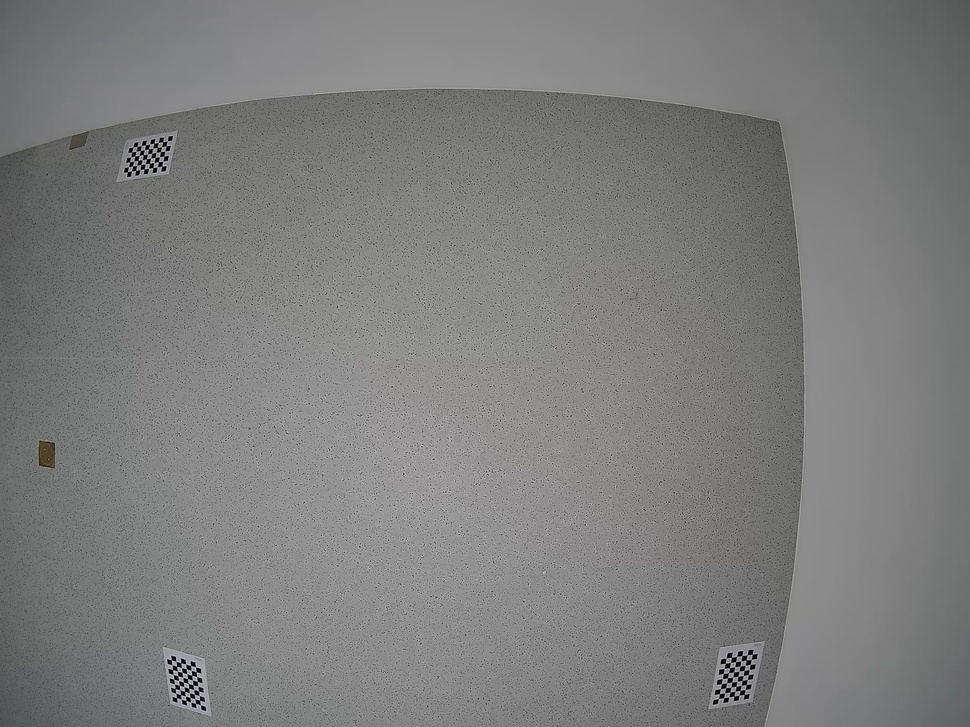
#> input picture etc/ImageStitching/archive/ManualCalibrationImages/Cam1.jpg, 970 x 727 px, shrunk from 2560 x 1920 before the run; its folder holds only this picture in this run
$ python image_stitching2.py
#> lines starting #> are read from the running program, lines starting #| are printed output that depends on the picture
import cv2
import numpy as np
import os
import matplotlib.pyplot as plt
from matplotlib.widgets import Button
import pickle

class ChessboardMatcher:
    # [45 lines left out: functions __init__, detect_chessboard_corners, plot_corners, not called in this run]

    def accept_corners(self, event):
        self.selected_corners.append((self.corners1, self.corners2))
        self.next_corners()

    def reject_corners(self, event):
        self.next_corners()

    def next_corners(self):
        plt.close()

def load_calibration_data(camera_folder):
#> called with camera_folder = 'Camera_1'
    data = np.load(os.path.join(camera_folder, 'calibration_data.npz'))
#> (reads etc/ImageStitching/archive/test/calibration_data.npz from the repository)
#> in compute_and_save_homographies, img is the input picture: shape (727, 970, 3); mean B, G, R 125.6, 126.2, 125.8
    return data['mtx'], data['dist']

def undistort_image(img, mtx, dist):
    h, w = img.shape[:2]
#> h = 727; w = 970
    newcameramtx, roi = cv2.getOptimalNewCameraMatrix(mtx, dist, (w, h), 1, (w, h))
#> roi = (469, 334, 481, 357)
    dst = cv2.undistort(img, mtx, dist, None, newcameramtx)
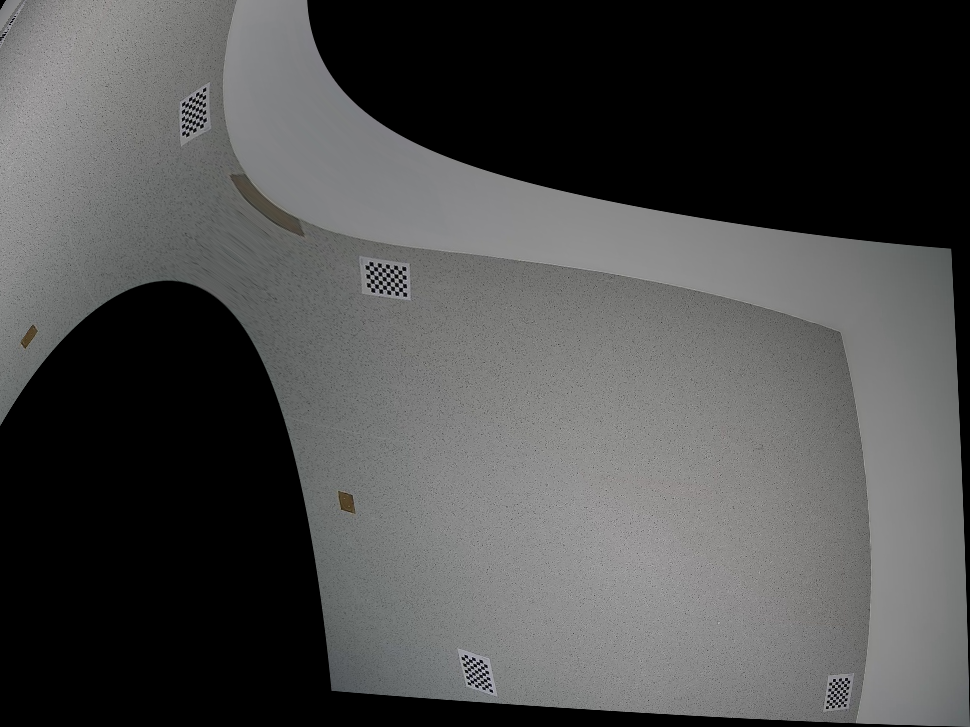
#> dst: shape (727, 970, 3); mean B, G, R 77.6, 78, 77.7
    x, y, w, h = roi
#> x = 469; y = 334; w = 481; h = 357
    dst = dst[y:y+h, x:x+w]
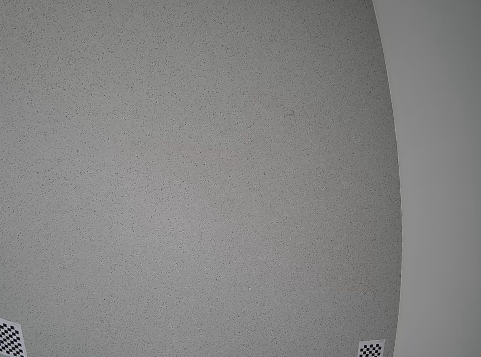
#> dst: shape (357, 481, 3); mean B, G, R 130.8, 131.7, 131.8
    return dst

def compute_and_save_homographies():
    images = []
    homographies = {}
    for i in range(1, 6):
        folder = f'Camera_{i}'
        mtx, dist = load_calibration_data(folder)
        img_path = os.path.join('ManualCalibrationImages', f'Cam{i}.jpg')
        img = cv2.imread(img_path)
        if img is None:
            print(f"No image found in {img_path}")
            continue
        img = undistort_image(img, mtx, dist)
        if i == 2 or i == 4:
            img = cv2.rotate(img, cv2.ROTATE_90_CLOCKWISE)
        images.append(img)

    all_selected_corners = []
#> all_selected_corners = []
    # Pairwise matching for all combinations
    for i in range(len(images)):
        for j in range(i + 1, len(images)):
            matcher = ChessboardMatcher(images[i], images[j])
            matcher.plot_corners()
            all_selected_corners.extend(matcher.selected_corners)
            if matcher.selected_corners:
                (corners1, corners2) = matcher.selected_corners[0]
                H, _ = cv2.findHomography(corners2, corners1, cv2.RANSAC, 5.0)
                homographies[(i, j)] = H
                H_inv, _ = cv2.findHomography(corners1, corners2, cv2.RANSAC, 5.0)
                homographies[(j, i)] = H_inv

    # Save homographies to disk
    with open('homographies.pkl', 'wb') as f:
        pickle.dump(homographies, f)

    print("Homographies have been saved to disk.")

def stitch_images_using_homographies(image_files):
    with open('homographies.pkl', 'rb') as f:
        homographies = pickle.load(f)

    images = []
    for img_path in image_files:
        img = cv2.imread(img_path)
        if img is None:
            print(f"No image found in {img_path}")
            continue
        images.append(img)

    base_img = images[0]
    h, w = base_img.shape[:2]
#> h = 727; w = 970

    for i in range(1, len(images)):
        H = homographies[(0, i)]
        warped_img = cv2.warpPerspective(images[i], H, (w * len(images), h))
        base_img = cv2.addWeighted(base_img, 0.5, warped_img, 0.5, 0)

    # Display the stitched image
    stitched_image_rgb = cv2.cvtColor(base_img, cv2.COLOR_BGR2RGB)
    plt.figure(figsize=(20, 10))
    plt.imshow(stitched_image_rgb)
    plt.axis('off')
    plt.title('Stitched Image')
    plt.show()

if __name__ == "__main__":
    compute_and_save_homographies()
    # Replace with the paths to the images you want to stitch
    image_files = [os.path.join('ManualCalibrationImages', f'Cam{i}.jpg') for i in range(1, 6)]
    stitch_images_using_homographies(image_files)
